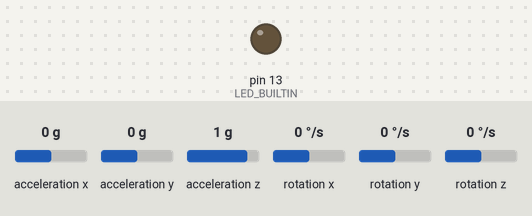
Recording of a sketch running on a simulated Arduino Uno, built with avr-gcc and run on an emulated ATmega328P. Shown: output pins drawn as LEDs (lit = HIGH). Wiring (inferred from the names in the program): MPU-6050 motion sensor at I2C address 0x68. The inputs (shaded band) are chosen by the test bench; at power-on: rotation x 0 °/s, acceleration x 0 g, acceleration y 0 g, acceleration z 1 g, rotation y 0 °/s, rotation z 0 °/s.

Above: at 1.3 s.
1.4 s: rotation x set to -192 °/s
At 1.5 s:
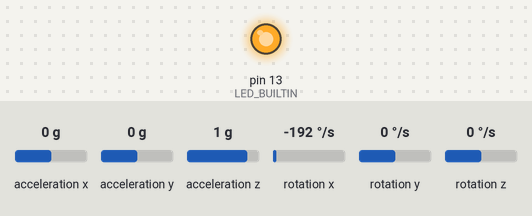
Timing chart, 0 to 4.4 s (numbered marks = the images above; inputs shaded):
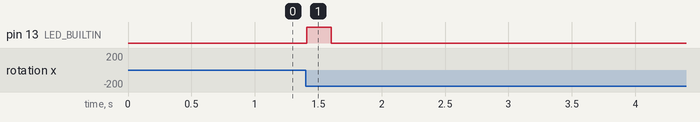

The sketch:

gaussianNB.ino
```cpp
//#include <LowPower.h>
#include <Wire.h>
#include <Math.h>
#include <CircularBuffer.h>

#define MOVING_AVERAGE_WINDOW 10
#define MPU_READ_PERIOD 20

const int MPU_addr=0x68; // I2C address of the MPU-6050

float AccX, AccY, AccZ;
float GyroX, GyroY, GyroZ, MAGyroX, MAGyroY, MAGyroZ, AADX, AADY, AADZ, AADM; // Absolute Angular Drift

float elapsedTime = 0.0, currentTime = 0.0, previousTime = 0.0, ledTime = 0.0;

CircularBuffer<float, MOVING_AVERAGE_WINDOW> x_buffer;
CircularBuffer<float, MOVING_AVERAGE_WINDOW> y_buffer;
CircularBuffer<float, MOVING_AVERAGE_WINDOW> z_buffer;

// Gaussian Naive Bayes Model
int predict(float *x) {
    float votes[2] = { 0.0f };
    float theta[1] = { 0 };
    float sigma[1] = { 0 };
    theta[0] = 0.0;
    sigma[0] = 5.6356e-08;
    votes[0] = 0.5 - gauss(x, theta, sigma);
    theta[0] = 9.2606;
    sigma[0] = 69.832972536356;
    votes[1] = 0.5 - gauss(x, theta, sigma);
    // return argmax of votes
    uint8_t classIdx = 0;
    float maxVotes = votes[0];

    for (uint8_t i = 1; i < 2; i++) {
        if (votes[i] > maxVotes) {
            classIdx = i;
            maxVotes = votes[i];
        }
    }
    return classIdx;
}

float gauss(float *x, float *theta, float *sigma) {
    float gauss = 0.0f;

    for (uint16_t i = 0; i < 1; i++) {
        gauss += log(sigma[i]);
        gauss += abs(x[i] - theta[i]) / sigma[i];
    }
    return gauss;
}


void initMPU(){
  Wire.begin();
  Wire.beginTransmission(MPU_addr);
  Wire.write(0x6B); // PWR_MGMT_1 register
  Wire.write(0x00); // set to zero (wakes up the MPU-6050)
  Wire.endTransmission(true);
  Wire.beginTransmission(MPU_addr);     // inicia comunicação com endereço do MPU6050
  Wire.write(0x1B);                      // envia o registro com o qual se deseja trabalhar
  Wire.write(0x00);                      // escreve o valor no registro
  Wire.endTransmission(true);           // termina a transmissão
}

void readMPU(){

  currentTime = millis();            // Current time actual time read
  elapsedTime = (currentTime - previousTime) ; // Divide by 1000 to get seconds
  previousTime = currentTime;        // Previous time is stored before the actual time read
  int t = (MPU_READ_PERIOD - elapsedTime) > 0 ? int(MPU_READ_PERIOD - elapsedTime) : 0;
  delay(t);

    // === Read acceleromter data === //
  Wire.beginTransmission(MPU_addr);
  Wire.write(0x3B); // Start with register 0x3B (ACCEL_XOUT_H)
  Wire.endTransmission(false);
  Wire.requestFrom(MPU_addr, 6, true); // Read 6 registers total, each axis value is stored in 2 registers

  //For a range of +-2g, we need to divide the raw values by 16384, according to the datasheet
  // and for correct conversion you must use int16_t
  AccX = int16_t(Wire.read() << 8 | Wire.read()) / 16384.0; // X-axis value
  AccY = int16_t(Wire.read() << 8 | Wire.read()) / 16384.0; // Y-axis value
  AccZ = int16_t(Wire.read() << 8 | Wire.read()) / 16384.0; // Z-axis value

  // === Read gyro data === //
  Wire.beginTransmission(MPU_addr);
  Wire.write(0x43); // Gyro data first register address 0x43
  Wire.endTransmission(false);
  Wire.requestFrom(MPU_addr, 6, true); // Read 4 registers total, each axis value is stored in 2 registers
  GyroX = int16_t(Wire.read() << 8 | Wire.read()) / 131.0; // For a 250deg/s range we have to divide first the raw value by 131.0, according to the datasheet
  GyroY = int16_t(Wire.read() << 8 | Wire.read()) / 131.0;
  GyroZ = int16_t(Wire.read() << 8 | Wire.read()) / 131.0;
}

void prepareMAQueue(){
  for(int i=0;i<MOVING_AVERAGE_WINDOW;i++){
      readMPU();
      x_buffer.push(GyroX);
      y_buffer.push(GyroY);
      z_buffer.push(GyroZ);
  }
}

void updateMAValues(){
  readMPU();
  x_buffer.push(GyroX);
  y_buffer.push(GyroY);
  z_buffer.push(GyroZ);
  // the following ensures using the right type for the index variable
  using index_t = decltype(x_buffer)::index_t;
  MAGyroX = MAGyroY = MAGyroZ = 0.0;
  for (index_t i = 0; i < MOVING_AVERAGE_WINDOW; i++) {
      MAGyroX += x_buffer[i];
      MAGyroY += y_buffer[i];
      MAGyroZ += z_buffer[i];
  }
  // performance
  MAGyroX = MAGyroX/(float)MOVING_AVERAGE_WINDOW;
  MAGyroY = MAGyroY/(float)MOVING_AVERAGE_WINDOW;
  MAGyroZ = MAGyroZ/(float)MOVING_AVERAGE_WINDOW;

  AADX = AADY = AADZ = AADM = 0.0;
  int dx, dy, dz;
  for (index_t i = 0; i < MOVING_AVERAGE_WINDOW; i++) {
      dx = x_buffer[i]-MAGyroX;
      dy = y_buffer[i]-MAGyroY;
      dz = z_buffer[i]-MAGyroZ;
      AADX += abs(dx);
      AADY += abs(dy);
      AADZ += abs(dz);
  }

   AADM = sqrt(sq(AADX)+sq(AADY)+sq(AADZ));
  //AADX = log(AADX+1);
  //AADY = log(AADY+1);
  //AADZ = log(AADZ+1);
}

void setup(){
  initMPU();
  prepareMAQueue();
  pinMode(LED_BUILTIN, OUTPUT);
  Serial.begin(115200);
}

void loop(){

  updateMAValues();

  if(predict(&AADM) == 1){
    digitalWrite(LED_BUILTIN,HIGH);
    ledTime = 100;
  }
  ledTime -= elapsedTime;
  if(ledTime <= 0){
    digitalWrite(LED_BUILTIN,LOW);
    ledTime = 0;
  }
}
```

Measured:
- after the input at 1.4 s, pin 13 (LED_BUILTIN): LOW → HIGH at once, → LOW 0.19 s later
